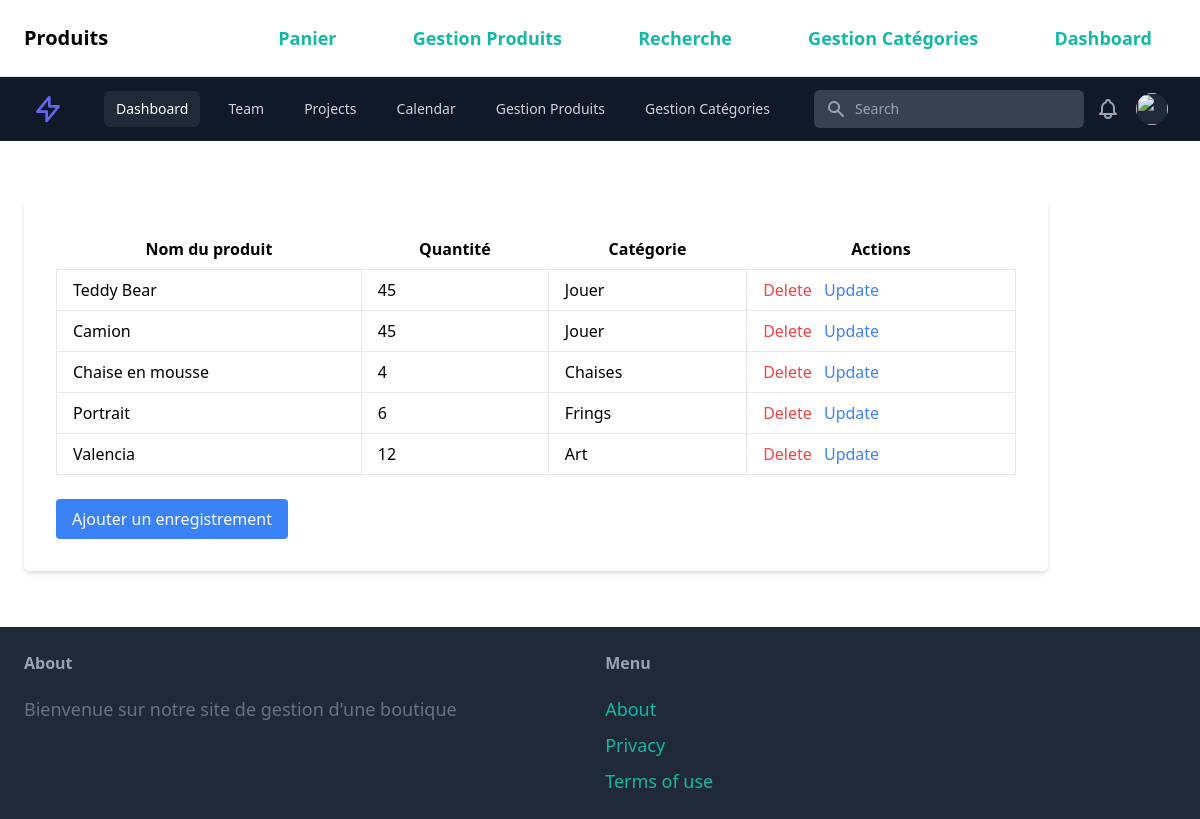
Page /affichageProduit on the committed database.
### gestionProduit/models.py (models this page shows, shortened)
class Produit(models.Model):
    nom_produit = models.CharField(max_length=255)
    quantite_produit = models.PositiveIntegerField()
    prix = models.FloatField(default=0.0)
    image = models.ImageField(upload_to='produit_images', blank=True, null=True)
    categorie = models.ForeignKey(Categorie, on_delete=models.CASCADE)
    description=models.TextField(blank=True)
    est_vendu = models.BooleanField(default=False, null=True, blank=True)
    creer_a=models.DateTimeField(auto_now_add=True ,null=True)

class Categorie(models.Model):
    nom_categorie = models.CharField(max_length=255)

### gestionProduit/views.py (the view)
# urls.py: path('affichageProduit', views.affichageProduit, name='affichage_produit'),
def affichageProduit(request):
    produits = Produit.objects.all()
    return render(request, 'affichageProduit.html', {'produits': produits})

### gestionProduit/templates/affichageProduit.html (shortened to what this page needs)
{% extends 'menu.html' %}
{% block content %}
<div class="container mt-8 p-8 bg-white shadow-md rounded-md">
    <table class="min-w-full table-auto">
        <thead>
            <tr>
                <th class="px-4 py-2">Nom du produit</th>
                <th class="px-4 py-2">Quantité</th>
                <th class="px-4 py-2">Catégorie</th>
                <th class="px-4 py-2">Actions</th>
            </tr>
        </thead>
        <tbody>
            {% for produit in produits %}
            <tr>
                <td class="border px-4 py-2">{{ produit.nom_produit }}</td>
                <td class="border px-4 py-2">{{ produit.quantite_produit }}</td>
                <td class="border px-4 py-2">{{ produit.categorie.nom_categorie }}</td>
                <td class="border px-4 py-2">
                    <a href="{% url 'gestionProduit:delete' produit.id %}"
                        class="text-red-500 hover:text-red-700 mr-2">Delete</a>
                    <a href="{% url 'gestionProduit:update' produit.id %}"
                        class="text-blue-500 hover:text-blue-700">Update</a>
                </td>
            </tr>
            {% endfor %}
        </tbody>
    </table>
    <br>
    <button class="bg-blue-500 text-white py-2 px-4 rounded hover:bg-blue-700">
        <a href="/page1">Ajouter un enregistrement</a>
    </button>
</div>
{% endblock %}

### gestionProduit/templates/menu.html (shortened to what this page needs)
<!DOCTYPE html>
<html>
<head>
    <script src="https://cdn.tailwindcss.com"></script>
</head>
<body>
    <nav class="py-6 px-6 flex justify-between items-center border-b border-gray-200">
        <a href="/" class="text-xl font-semibold">Produits</a>
        <div class="space-x-6">
            <a href="{% url 'gestionProduit:afficher_panier' %}" class="px-6 py-3 text-lg font-semibold bg-white text-teal-500 rounded-xl hover:bg-teal-100">Panier</a>
            <div class="group relative inline-block">
                <a href="#" class="group-hover:bg-teal-100 px-6 py-3 text-lg font-semibold bg-white text-teal-500 rounded-xl hover:bg-teal-100 focus:outline-none focus:border-white focus:ring focus:ring-white">
                    Gestion Produits
                </a>
            </div>
            <a href="{% url 'gestionProduit:recherche_produit' %}" class="px-6 py-3 text-lg font-semibold bg-white text-teal-500 rounded-xl hover:bg-teal-100">Recherche</a>
            <div class="group relative inline-block">
                <a href="#" class="group-hover:bg-teal-100 px-6 py-3 text-lg font-semibold bg-white text-teal-500 rounded-xl hover:bg-teal-100 focus:outline-none focus:border-white focus:ring focus:ring-white">
                    Gestion Catégories
                </a>
            </div>
            <a href="{% url 'gestionProduit:dashboard' %}" class="px-6 py-3 text-lg font-semibold bg-white text-teal-500 rounded-xl hover:bg-teal-100">Dashboard</a>
        </div>
    </nav>
    <nav class="bg-gray-900 text-white">
      <div class="max-w-7xl mx-auto px-4 sm:px-6 lg:px-8">
        <div class="flex items-center justify-between h-16">
          <div class="flex items-center">
            <div class="flex-shrink-0">
              <svg class="h-8 w-8 text-indigo-500" fill="none" viewBox="0 0 24 24" stroke="currentColor">
                <path stroke-linecap="round" stroke-linejoin="round" stroke-width="2" d="M13 10V3L4 14h7v7l9-11h-7z" />
              </svg>
            </div>
            <div class="hidden md:block">
              <div class="ml-10 flex items-baseline space-x-4">
                <a href="#" class="px-3 py-2 rounded-md text-sm font-medium text-white bg-gray-800">Dashboard</a>
                <a href="#" class="px-3 py-2 rounded-md text-sm font-medium text-gray-300 hover:text-white hover:bg-gray-700">Team</a>
                <a href="#" class="px-3 py-2 rounded-md text-sm font-medium text-gray-300 hover:text-white hover:bg-gray-700">Projects</a>
                <a href="#" class="px-3 py-2 rounded-md text-sm font-medium text-gray-300 hover:text-white hover:bg-gray-700">Calendar</a>
                <div class="relative group">
                  <button class="px-3 py-2 rounded-md text-sm font-medium text-gray-300 hover:text-white hover:bg-gray-700 focus:outline-none">
                    Gestion Produits
                  </button>
                </div>
                <div class="relative group">
                  <button class="px-3 py-2 rounded-md text-sm font-medium text-gray-300 hover:text-white hover:bg-gray-700 focus:outline-none">
                    Gestion Catégories
                  </button>
                </div>
              </div>
            </div>
          </div>
          <div class="flex-1 flex justify-center px-2 lg:ml-6 lg:justify-center">
            <div class="max-w-lg w-full lg:max-w-xs">
              <div class="relative">
                <div class="absolute inset-y-0 left-0 pl-3 flex items-center pointer-events-none">
                </div>
                <input id="search" class="block w-full pl-10 pr-3 py-2 border border-transparent rounded-md leading-5 bg-gray-700 text-gray-300 placeholder-gray-400 focus:outline-none focus:bg-white focus:text-gray-900 sm:text-sm" placeholder="Search" type="search">
              </div>
            </div>
          </div>
          <div class="flex items-center">
            <button class="p-1 rounded-full text-gray-400 hover:text-white focus:outline-none focus:ring-2 focus:ring-offset-2 focus:ring-offset-gray-800 focus:ring-white">
            </button>
            <div class="ml-3 relative">
              <div>
                <button type="button" class="max-w-xs bg-gray-800 rounded-full flex items-center text-sm focus:outline-none focus:ring-2 focus:ring-offset-2 focus:ring-offset-gray-800 focus:ring-white" id="user-menu-button" aria-expanded="false" aria-haspopup="true">
                  <img class="h-8 w-8 rounded-full" src="https://images.unsplash.com/photo-1472099645785-5658abf4ff4e?ixlib=rb-1.2.1&ixid=eyJhcHBfaWQiOjEyMDd9&auto=format&fit=facearea&facepad=2&w=256&h=256&q=80" alt="">
                </button>
              </div>
            </div>
          </div>
        </div>
      </div>
    </nav>
<div class="px-6 py-6">
    {%block content%}
    {% endblock %}
</div>
 <footer class="py-6 px-6 flex justify-between bg-gray-800">
    <div class="w-2/3 pr-10">
        <h3 class="mb-5 font-semibold text-gray-400">About</h3>
        <p class="text-lg text-gray-500">Bienvenue sur notre site de gestion d'une boutique</p>
    </div>
    <div class="w-2/3">
        <h3 class="mb-5 font-semibold text-gray-400">Menu</h3>
        <ul class="space-y-2">
            <li><a href="#" class="text-lg text-teal-500 hover:text-teal-700">About</a></li>
            <li><a href="#" class="text-lg text-teal-500 hover:text-teal-700">Privacy</a></li>
            <li><a href="#" class="text-lg text-teal-500 hover:text-teal-700">Terms of use</a></li>
    </div>
</body>
</html>

### rows in the picture
Produit: nom_produit "Teddy Bear", quantite_produit "45", categorie.nom_categorie "Jouer"
Produit: nom_produit "Camion", quantite_produit "45", categorie.nom_categorie "Jouer"
Produit: nom_produit "Chaise en mousse", quantite_produit "4", categorie.nom_categorie "Chaises"
Produit: nom_produit "Portrait", quantite_produit "6", categorie.nom_categorie "Frings"
Produit: nom_produit "Valencia", quantite_produit "12", categorie.nom_categorie "Art"
